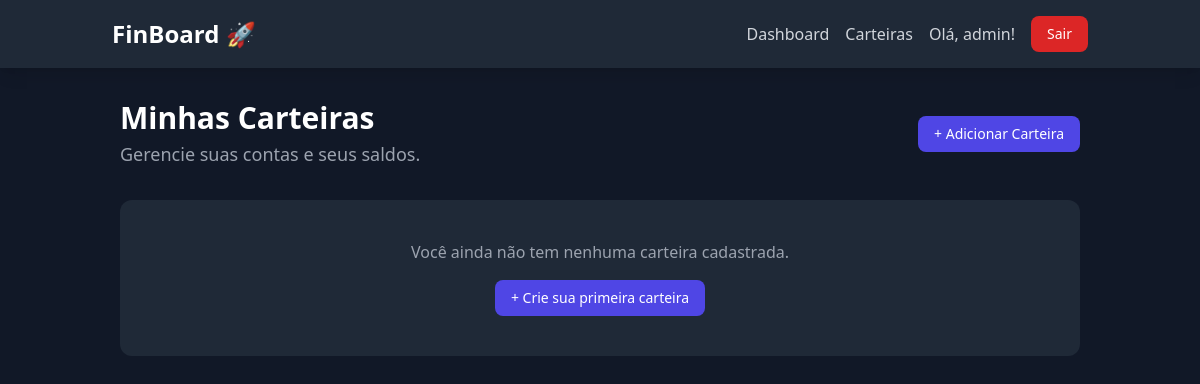
Before: /dashboard/accounts/ (signed in) with the older database file.
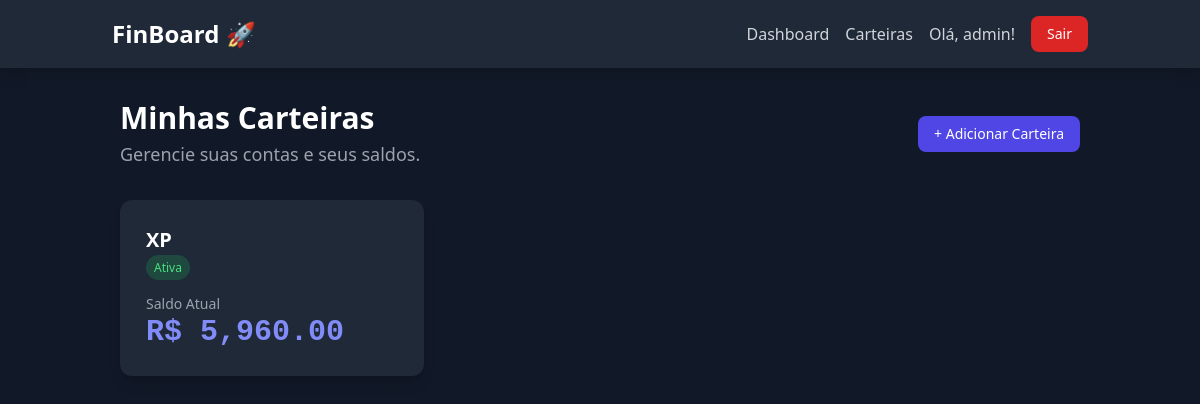
After: the same page with the newer database file.
### dashboard/models.py (models this page shows, shortened)
class Account(models.Model):
    CURRENCY_CHOICES = [
        ('BRL', 'Real Brasileiro'),
        ('USD', 'Dólar Americano'),
    ]
    user = models.ForeignKey(
        User, on_delete=models.CASCADE, verbose_name="Usuário")
    name = models.CharField("Nome da Carteira", max_length=100,
                            help_text="Ex: Corretora XP, Binance Futures")
    currency = models.CharField(
        "Moeda", max_length=3, choices=CURRENCY_CHOICES, default='BRL')
    initial_balance = models.DecimalField(
        "Saldo Inicial", max_digits=12, decimal_places=2, default=0.0)
    is_active = models.BooleanField("Ativa", default=True)
    @property
    def current_balance(self):
        balance = self.initial_balance
        transaction_total = self.transactions.aggregate(
            total=Sum(
                Case(
                    When(type='DEPOSITO', then='amount'),
                    When(type='SAQUE', then=F('amount') * -1),
                    default=Decimal('0.0'),
                    output_field=models.DecimalField()
                )
            )
        )['total'] or Decimal('0.00')
        balance += transaction_total
        operations_pl = self.operation_set.filter(status='FECHADA').aggregate(
            total_pl=Sum('net_financial_result')
        )['total_pl'] or Decimal('0.00')
        balance += operations_pl
        return round(balance, 2)

### dashboard/views.py (the view)
# urls.py: path('accounts/', views.account_list, name='account_list'),
@login_required
def account_list(request):
    accounts = Account.objects.filter(user=request.user).order_by('name')
    context = {
        'accounts': accounts
    }
    return render(request, 'dashboard/account_list.html', context)

### dashboard/templatetags/currency_filters.py (called while the page is built)
@register.filter(name='format_currency')
def format_currency(value, currency_code):
    try:
        value = Decimal(value)
    except (ValueError, TypeError):
        return value
    formatted_value = intcomma(value).replace(
        ",", "TEMP_COMMA").replace(".", ",").replace("TEMP_COMMA", ".")
    if currency_code == 'BRL':
        return f"R$ {formatted_value}"
    elif currency_code == 'USD':
        return f"US$ {formatted_value}"
    else:
        return f"{currency_code} {formatted_value}"

### dashboard/templates/dashboard/account_list.html
{% extends 'core/base.html' %}
{% load currency_filters %} {% block content %}
<div class="container mx-auto px-4 sm:px-6 lg:px-8 py-8">
    <div class="flex justify-between items-center mb-8">
        <div>
            <h1 class="text-3xl font-bold text-white">Minhas Carteiras</h1>
            <p class="mt-1 text-lg text-gray-400">Gerencie suas contas e seus saldos.</p>
        </div>
        <a href="{% url 'dashboard:account_add' %}" class="px-4 py-2 text-sm font-medium text-white bg-indigo-600 rounded-lg hover:bg-indigo-700 transition-colors">
            + Adicionar Carteira
        </a>
    </div>
    <div class="grid grid-cols-1 md:grid-cols-2 lg:grid-cols-3 gap-6">
        {% for account in accounts %}
        <a href="{% url 'dashboard:account_detail' pk=account.pk %}" class="block">
            <div class="bg-gray-800 rounded-xl shadow-lg p-6 h-full flex flex-col justify-between hover:border-indigo-500 border-2 border-transparent transition-all">
                <div>
                    <h3 class="font-bold text-xl text-white">{{ account.name }}</h3>
                    <span class="text-xs font-medium px-2 py-1 rounded-full {% if account.is_active %}bg-green-500/20 text-green-400{% else %}bg-gray-600 text-gray-400{% endif %}">
                        {% if account.is_active %}Ativa{% else %}Inativa{% endif %}
                    </span>
                </div>
                <div class="mt-4">
                    <p class="text-sm text-gray-400">Saldo Atual</p>
                    <p class="text-3xl font-mono font-bold text-indigo-400">
                        {{ account.current_balance|format_currency:account.currency }}
                    </p>
                </div>
            </div>
        </a>
        {% empty %}
        <div class="col-span-full bg-gray-800 rounded-xl p-10 text-center">
            <p class="text-gray-400">Você ainda não tem nenhuma carteira cadastrada.</p>
            <a href="#" class="mt-4 inline-block px-4 py-2 text-sm font-medium text-white bg-indigo-600 rounded-lg hover:bg-indigo-700 transition-colors">
                + Crie sua primeira carteira
            </a>
        </div>
        {% endfor %}
    </div>
</div>
{% endblock %}

Changed rows visible on the page:
added Account: name "XP", is_active "Ativa", current_balance "R$ 5,960.00"
Other visible differences:
text no longer shown: "Você ainda não tem nenhuma carteira cadastrada. + Crie sua primeira carteira"
